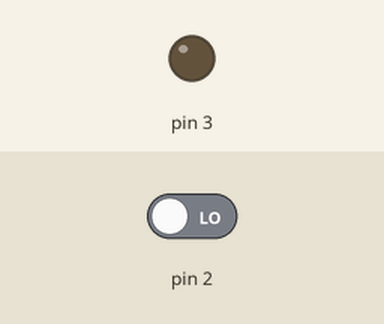
Simulated run of this sketch. Board: Arduino Uno, built with avr-gcc and run on an emulated ATmega328P. On the bench: output pins drawn as LEDs (lit = HIGH). Inputs (shaded band) come from the test bench; at power-on: pin 2 LOW.

Above: at 1.2 s.
1.3 s: pin 2 driven HIGH
At 2.2 s:
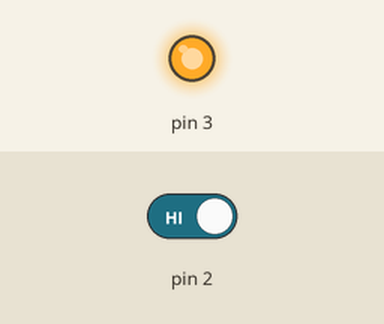
2.8 s: pin 2 driven LOW
At 3.4 s:
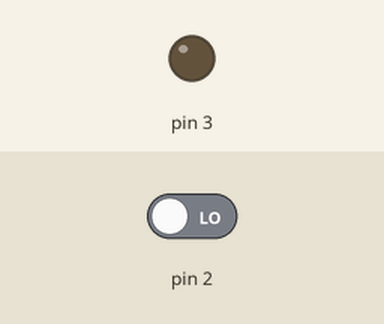
Timing chart, 0 to 5.8 s (numbered marks = the images above; inputs shaded):
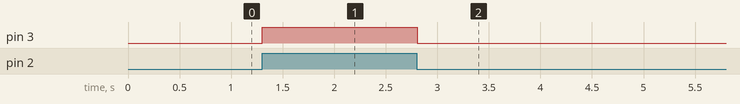

Measured:
- after the input at 1.3 s, pin 3: LOW → HIGH at once
- after the input at 2.8 s, pin 3: HIGH → LOW at once

The sketch:

codigo.ino
```cpp
void setup()
{
  pinMode(3, OUTPUT);
  pinMode(2, INPUT);
}

void loop()
{
  int var = digitalRead(2);
  digitalWrite(3, var);
  delay(10);
}
```
